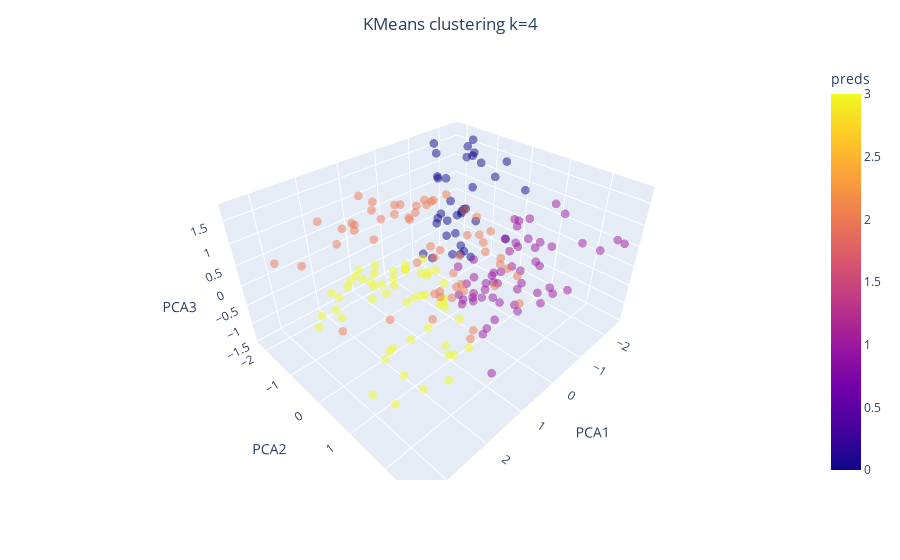

Here is the notebook cell this chart was saved with:
### Code cell
model = KMeans(n_clusters=4)
model.fit(PCA_data1)
visual_cluster(PCA_data1, model.labels_, title="KMeans clustering k=4")

### Figure 1 — Plotly figure (JSON) as saved in the notebook; plotly's stock layout.template omitted (floating-point values rounded to 4 significant figures; data arrays with more than 128 entries replaced by an {"elided": "..."} marker saying what was removed)
{"data": [{"hovertemplate": "PCA1=%{x}<br>PCA2=%{y}<br>PCA3=%{z}<br>preds=%{marker.color}<extra></extra>", "legendgroup": "", "marker": {"color": {"elided": "200 int values"}, "coloraxis": "coloraxis", "opacity": 0.5, "size": 3, "symbol": "circle"}, "mode": "markers", "name": "", "scene": "scene", "showlegend": false, "type": "scatter3d", "x": {"elided": "200 float values"}, "y": {"elided": "200 float values"}, "z": {"elided": "200 float values"}}], "layout": {"autosize": true, "coloraxis": {"colorbar": {"title": {"text": "preds"}}, "colorscale": [[0, "#0d0887"], [0.1111, "#46039f"], [0.2222, "#7201a8"], [0.3333, "#9c179e"], [0.4444, "#bd3786"], [0.5556, "#d8576b"], [0.6667, "#ed7953"], [0.7778, "#fb9f3a"], [0.8889, "#fdca26"], [1, "#f0f921"]]}, "legend": {"tracegroupgap": 0}, "margin": {"t": 60}, "scene": {"aspectmode": "auto", "aspectratio": {"x": 1.297, "y": 1.091, "z": 0.707}, "domain": {"x": [0, 1], "y": [0, 1]}, "xaxis": {"title": {"text": "PCA1"}, "type": "linear"}, "yaxis": {"title": {"text": "PCA2"}, "type": "linear"}, "zaxis": {"title": {"text": "PCA3"}, "type": "linear"}}, "title": {"text": "KMeans clustering k=4", "x": 0.5}}}
